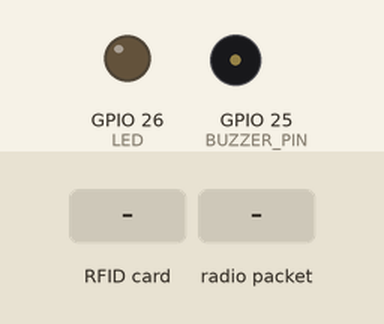
Recording of a program running on a simulated ESP32. On the bench: output pins drawn as LEDs (lit = HIGH), buzzer (waves = sounding, pin HIGH). The inputs (shaded band) are chosen by the test bench. WiFi joins after 1.5 s; servers stay silent unless stated; uploads are accepted with an empty reply; no radio packets arrive unless stated; what the program prints to the serial monitor is not drawn.

Above: at 3.2 s.
3.3 s: RFID card D7 C1 80 35 held to the reader
At 3.5 s:
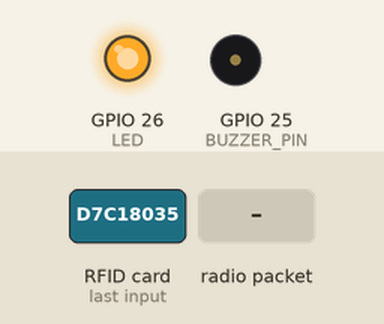
5.1 s: radio packet "1" arrives
Timing chart, 0 to 8.1 s (numbered marks = the images above; inputs shaded):
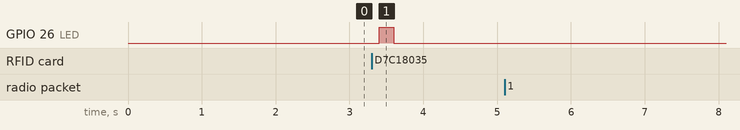

The program:

main.cpp
```cpp
#include <WiFi.h>
#include <HTTPClient.h>
#include <SPI.h>
#include <LoRa.h>
#include <MFRC522.h>
#include <ArduinoJson.h>
#include <string.h>
#define ROWS 10
#define COLS 20

char split_strings[ROWS][COLS];

// #define WIFI_SSID  "Gakibia-Unit3"
// #define WIFI_PASSWORD  "password"

#define WIFI_SSID  "Ken"
#define WIFI_PASSWORD  "11111111"

#define DEBUG 1

#if DEBUG
#define debug(x)   Serial.print(x);
#define debugln(x)  Serial.println(x);
#define debugf(x, y) Serial.printf(x, y);

#else
#define debug(x) ;
#define debugln(x) ;
#endif // END DEBUG

// RFID reader Pins
#define RFID_RST    12
#define RFID_CS     5
const int cs_pin = 4;
const int reset_pin = 2;
const int irq_pin = 22; // DIO0 on HOPE RF LORA MODULE - pin must have hardware interrupt
int LED = 26;
const int BUZZER_PIN = 25;

unsigned long previousBlink = 0;
int blink_interval = 200;
int ledState = 0;

MFRC522 rfid(RFID_CS, RFID_RST);
MFRC522::MIFARE_Key key;

uint8_t activate_rcv_flag = 0x00;

// Init array that will store new NUID
byte nuidPICC[4];
//

String UID = "D7 C1 80 35";
int num_scans = 0;

// Server settings
const char* serverUrl = "http://192.168.43.66:3002/sos"; // Replace with your Node.js server address and endpoint

void initRFID();
void readRFID();
void printHex(byte *buffer, byte bufferSize);
void printDec(byte *buffer, byte bufferSize);
void sendToServer(String data);

void buzz() {
    digitalWrite(BUZZER_PIN, HIGH);
    delay(200);
    digitalWrite(BUZZER_PIN, LOW);
    delay(300);
}


/**
 * @brief Initialize RFID tags
 */
void initRFID() {
    SPI.begin();
    rfid.PCD_Init();
    delay(10);

    //rfid.PCD_DumpVersionToSerial(); // show card reader details

//    for (byte i = 0; i < 6; i++) {
//        key.keyByte[i] = 0xFF;
//    }

    // debugln(F("This code scans the MIFARE Classsic NUID."));
    // Serial.print(F("Using the following key:"));
    // printHex(key.keyByte, MFRC522::MF_KEY_SIZE);

    // debugln(F("Scan PICC to see UID, SAK, type, and data blocks..."));
}

void decode_msg(char* msg) {
    char copied[20];

    printf("%s\n", msg);

    char* token = strtok(msg, ",");

    int index = 0;
    while (token != NULL) {
        //printf("%s\n", token);
        strcpy(copied, token);
        strcpy(split_strings[index], copied);
        token = strtok(NULL, ",");
        index++;
    }

    // printf("Processed strings\n");
    // for(int i=0; i < ROWS; i++) {
    //     printf("%s\n", split_strings[i]);
    // }

    if(strcmp(split_strings[1], "SOS") == 0) {
        //printf("SOS found");
        buzz();
    }
    // else if(strcmp(split_strings[1], "OK") == 0) {
    //     printf("OK found");
    // }
}


void  blinkLED() {
//    if((millis() - previousBlink) > blink_interval) {
//        ledState = !ledState;
//        digitalWrite(LED, ledState);
//        previousBlink = millis();
//    }

    digitalWrite(LED, HIGH);
    delay(blink_interval);
    digitalWrite(LED, LOW);
    delay(blink_interval);

}

/**
 * @brief Read the RFID reader for card presence
 */
void readRFID() {
    if (!rfid.PICC_IsNewCardPresent()) {
        return;
    }

    if (!rfid.PICC_ReadCardSerial()) {
        return;
    }

    //Serial.print("NUID tag is :");
    String ID = "";
    for (byte i = 0; i < rfid.uid.size; i++) {
        ID.concat(String(rfid.uid.uidByte[i] < 0x10 ? " 0" : " "));
        ID.concat(String(rfid.uid.uidByte[i], HEX));
        delay(20);
    }
    ID.toUpperCase();

    if(ID.substring(1) == UID) {
        num_scans++;
    }

    blinkLED();

    if(num_scans == 1) {
        Serial.println("Jacket issued");

        // activate flag to show that device has been issued
        // which allows base station to receive messages
        activate_rcv_flag = 0xff;
    }

    if(num_scans == 2) {
        num_scans = 0;


        Serial.println("Jacket returned");

        // de-activate flag to show that device has been issued
        // which allows base station to receive messages
        activate_rcv_flag = 0x00;

    }

    // Halt PICC
    rfid.PICC_HaltA();

    // Stop encryption on PCD
    rfid.PCD_StopCrypto1();

}

/**
 * Helper routine to dump a byte array as hex values to Serial.
 */
void printHex(byte *buffer, byte bufferSize) {
    for (byte i = 0; i < bufferSize; i++) {
        Serial.print(buffer[i] < 0x10 ? " 0" : " ");
        Serial.print(buffer[i], HEX);
    }
}

/**
 * Helper routine to dump a byte array as dec values to Serial.
 */
void printDec(byte *buffer, byte bufferSize) {
    for (byte i = 0; i < bufferSize; i++) {
        Serial.print(buffer[i] < 0x10 ? " 0" : " ");
        Serial.print(buffer[i], DEC);
    }
}

/**
 * Send data to the server via HTTP POST
 */
void sendToServer(String data) {
    if (WiFi.status() == WL_CONNECTED) {
        HTTPClient http;
        http.begin(serverUrl);
        http.addHeader("Content-Type", "application/json");

        // Create JSON payload
        StaticJsonDocument<200> doc;
        doc["data"] = data;

        String payload;
        serializeJson(doc, payload);

        // Send POST request
        int httpResponseCode = http.POST(payload);

        if (httpResponseCode > 0) {
            Serial.print("Server response: ");
            Serial.println(httpResponseCode);
            Serial.println(http.getString());
        } else {
            Serial.println("Failed to send data to server.");
        }
        http.end();
    } else {
        Serial.println("Wi-Fi not connected!");
    }
}

void setup() {
    Serial.begin(115200);

    // Connect to Wi-Fi
    WiFi.begin(WIFI_SSID, WIFI_PASSWORD);
    Serial.print("Connecting to Wi-Fi");
    while (WiFi.status() != WL_CONNECTED) {
        delay(1000);
        Serial.print(".");
    }
    Serial.println("\nConnected to Wi-Fi!");
    Serial.println(WiFi.localIP());

    // Initialize LoRa
    LoRa.setPins(cs_pin, reset_pin, irq_pin);
    if (!LoRa.begin(433E6)) {
        Serial.println("Starting LoRa failed!");
        while (1);
    }
    Serial.println("LoRa Initialized");

    // Initialize RFID
    initRFID();

    pinMode(LED, OUTPUT);

    pinMode(BUZZER_PIN, OUTPUT);
}


void loop() {
    readRFID();

    // we have issued the jacket
    // we an receive lora msg
    if(activate_rcv_flag) {
        int packetSize = LoRa.parsePacket();
        if (packetSize) {
            String packetData = "";

            while (LoRa.available()) {
                packetData += (char)LoRa.read();
            }

            Serial.println("Received LoRa packet: " + packetData);

            // Send the LoRa packet data to the server
            sendToServer(packetData);

            // decode message
            char pckt_arr[packetData.length()+1];
            strcpy(pckt_arr, packetData.c_str());

            decode_msg(pckt_arr);

        }
    } else {
        Serial.println("Ready to scan...");
    }

}
```

Measured:
- after the input at 3.3 s, GPIO 26 (LED): LOW → HIGH after 0.10 s, → LOW 0.20 s later
- after the input at 5.1 s, every drawn part: stays the same
